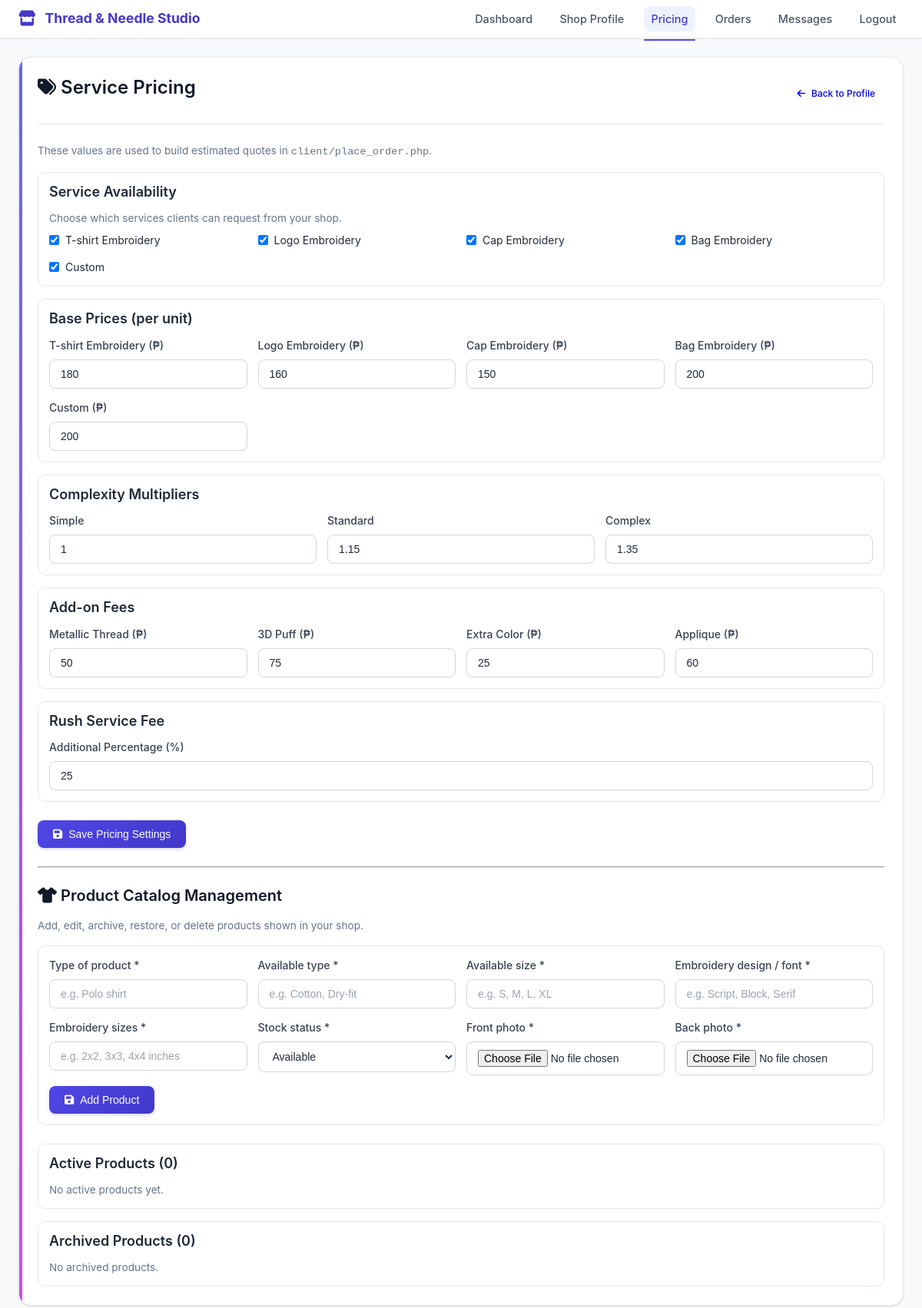
Screenshot of /owner/pricing_management.php (signed in) with the database file from the repository.
### tables this page shows
CREATE TABLE `shops` (
  `id` int(11) NOT NULL,
  `owner_id` int(11) NOT NULL,
  `shop_name` varchar(200) NOT NULL,
  `shop_description` text DEFAULT NULL,
  `address` text DEFAULT NULL,
  `phone` varchar(20) DEFAULT NULL,
  `email` varchar(100) DEFAULT NULL,
  `business_permit` varchar(100) DEFAULT NULL,
  `permit_file` varchar(255) DEFAULT NULL,
  `logo` varchar(255) DEFAULT NULL,
  `opening_time` time DEFAULT NULL,
  `closing_time` time DEFAULT NULL,
  `operating_days` longtext DEFAULT NULL CHECK (json_valid(`operating_days`)),
  `service_settings` longtext DEFAULT NULL CHECK (json_valid(`service_settings`)),
  `pricing_settings` longtext DEFAULT NULL CHECK (json_valid(`pricing_settings`)),
  `status` enum('pending','active','suspended','rejected') DEFAULT 'pending',
  `rejection_reason` text DEFAULT NULL,
  `rejected_at` timestamp NULL DEFAULT NULL,
  `rating` decimal(3,2) DEFAULT 0.00,
  `rating_count` int(11) DEFAULT 0,
  `total_orders` int(11) DEFAULT 0,
  `total_earnings` decimal(12,2) DEFAULT 0.00,
  `created_at` timestamp NOT NULL DEFAULT current_timestamp(),
  `updated_at` timestamp NOT NULL DEFAULT current_timestamp() ON UPDATE current_timestamp()
);

### owner/pricing_management.php (the view, shortened to what this page needs)
<?php
require_once '../config/db.php';
$owner_id = $_SESSION['user']['id'];
$shop_stmt = $pdo->prepare('SELECT * FROM shops WHERE owner_id = ? LIMIT 1');
$shop_stmt->execute([$owner_id]);
$shop = $shop_stmt->fetch(PDO::FETCH_ASSOC);
$pricing_services = [
    'T-shirt Embroidery',
    'Logo Embroidery',
    'Cap Embroidery',
    'Bag Embroidery',
    'Custom',
];
$available_services = $pricing_services;
$default_pricing_settings = [
    'base_prices' => [
        'T-shirt Embroidery' => 180,
        'Logo Embroidery' => 160,
        'Cap Embroidery' => 150,
        'Bag Embroidery' => 200,
        'Custom' => 200,
    ],
    'complexity_multipliers' => [
        'Simple' => 1,
        'Standard' => 1.15,
        'Complex' => 1.35,
    ],
    'rush_fee_percent' => 25,
    'add_ons' => [
        'Metallic Thread' => 50,
        '3D Puff' => 75,
        'Extra Color' => 25,
        'Applique' => 60,
    ],
     'products' => [],
];
$inventory_states = [
    'available' => 'Available',
    'low_quantity' => 'Low Quantity',
    'unavailable' => 'Unavailable',
];
function resolve_pricing_settings(array $shop, array $defaults): array
{
    if (!empty($shop['pricing_settings'])) {
        $decoded = json_decode($shop['pricing_settings'], true);
        if (is_array($decoded)) {
            return array_replace_recursive($defaults, $decoded);
        }
    }
    return $defaults;
}
$pricing_settings = resolve_pricing_settings($shop, $default_pricing_settings);
$service_settings = $shop['service_settings']
    ? json_decode($shop['service_settings'], true)
    : $available_services;
$products = is_array($pricing_settings['products'] ?? null) ? $pricing_settings['products'] : [];
$active_products = array_values(array_filter($products, static fn($product) => empty($product['archived'])));
$archived_products = array_values(array_filter($products, static fn($product) => !empty($product['archived'])));
$editing_product = null;
?>
<!DOCTYPE html>
<html lang="en">
<head>
    <link rel="stylesheet" href="../assets/css/style.css">
    <link rel="stylesheet" href="https://cdnjs.cloudflare.com/ajax/libs/font-awesome/6.4.0/css/all.min.css">
</head>
<body>
    <nav class="navbar navbar--compact">
        <div class="container d-flex justify-between align-center">
            <a href="dashboard.php" class="navbar-brand">
                <i class="fas fa-store"></i> <?php echo htmlspecialchars($shop['shop_name']); ?>
            </a>
            <ul class="navbar-nav">
                <li><a href="dashboard.php" class="nav-link">Dashboard</a></li>
                <li><a href="shop_profile.php" class="nav-link">Shop Profile</a></li>
                <li><a href="pricing_management.php" class="nav-link active">Pricing</a></li>
                <li><a href="shop_orders.php" class="nav-link">Orders</a></li>
                <li><a href="messages.php" class="nav-link">Messages</a></li>
                <li><a href="../auth/logout.php" class="nav-link">Logout</a></li>
            </ul>
        </div>
    </nav>
    <div class="container mt-4 mb-4">
        <div class="card">
            <div class="card-header d-flex justify-between align-center">
                <h3><i class="fas fa-tags"></i> Service Pricing</h3>
                <a href="shop_profile.php" class="btn btn-outline btn-sm"><i class="fas fa-arrow-left"></i> Back to Profile</a>
            </div>
            <div class="card-body">
                <p class="pricing-helper mb-3">These values are used to build estimated quotes in <code>client/place_order.php</code>.</p>
                <form method="POST" action="">
                    <div class="pricing-card mb-3">
                        <h5>Service Availability</h5>
                        <p class="pricing-helper mb-2">Choose which services clients can request from your shop.</p>
                        <div class="pricing-grid">
                            <?php foreach ($available_services as $service): ?>
                                <label style="display:flex;align-items:center;gap:8px;">
                                    <input
                                        type="checkbox"
                                        name="enabled_services[]"
                                        value="<?php echo htmlspecialchars($service); ?>"
                                        <?php echo in_array($service, $service_settings, true) ? 'checked' : ''; ?>
                                    >
                                    <span><?php echo htmlspecialchars($service); ?></span>
                                </label>
                            <?php endforeach; ?>
                        </div>
                    </div>
                    <div class="pricing-card mb-3">
                        <h5>Base Prices (per unit)</h5>
                        <div class="pricing-grid">
                            <?php foreach ($pricing_services as $service): ?>
                                <div>
                                    <label class="form-label"><?php echo htmlspecialchars($service); ?> (₱)</label>
                                    <input
                                        type="number"
                                        step="0.01"
                                        min="0"
                                        class="form-control"
                                        name="base_prices[<?php echo htmlspecialchars($service); ?>]"
                                        value="<?php echo htmlspecialchars((string) ($pricing_settings['base_prices'][$service] ?? 0)); ?>"
                                        required
                                    >
                                </div>
                            <?php endforeach; ?>
                        </div>
                    </div>
                    <div class="pricing-card mb-3">
                        <h5>Complexity Multipliers</h5>
                        <div class="pricing-grid">
                            <?php foreach ($default_pricing_settings['complexity_multipliers'] as $level => $_): ?>
                                <div>
                                    <label class="form-label"><?php echo htmlspecialchars($level); ?></label>
                                    <input
                                        type="number"
                                        step="0.01"
                                        min="0.01"
                                        class="form-control"
                                        name="complexity_multipliers[<?php echo htmlspecialchars($level); ?>]"
                                        value="<?php echo htmlspecialchars((string) ($pricing_settings['complexity_multipliers'][$level] ?? 1)); ?>"
                                        required
                                    >
                                </div>
                            <?php endforeach; ?>
                        </div>
                    </div>
                    <div class="pricing-card mb-3">
                        <h5>Add-on Fees</h5>
                        <div class="pricing-grid">
                            <?php foreach ($default_pricing_settings['add_ons'] as $add_on => $_): ?>
                                <div>
                                    <label class="form-label"><?php echo htmlspecialchars($add_on); ?> (₱)</label>
                                    <input
                                        type="number"
                                        step="0.01"
                                        min="0"
                                        class="form-control"
                                        name="add_ons[<?php echo htmlspecialchars($add_on); ?>]"
                                        value="<?php echo htmlspecialchars((string) ($pricing_settings['add_ons'][$add_on] ?? 0)); ?>"
                                        required
                                    >
                                </div>
                            <?php endforeach; ?>
                        </div>
                    </div>
                    <div class="pricing-card mb-4">
                        <h5>Rush Service Fee</h5>
                        <label class="form-label">Additional Percentage (%)</label>
                        <input
                            type="number"
                            step="0.01"
                            min="0"
                            class="form-control"
                            name="rush_fee_percent"
                            value="<?php echo htmlspecialchars((string) ($pricing_settings['rush_fee_percent'] ?? 0)); ?>"
                            required
                        >
                    </div>
                    <button type="submit" class="btn btn-primary">
                        <i class="fas fa-save"></i> Save Pricing Settings
                    </button>
                </form>
                <hr style="margin: 24px 0;">
                <h4><i class="fas fa-shirt"></i> Product Catalog Management</h4>
                <p class="pricing-helper mb-3">Add, edit, archive, restore, or delete products shown in your shop.</p>
                <form method="POST" enctype="multipart/form-data" class="pricing-card mb-4">
                    <div class="pricing-grid">
                        <div>
                            <label class="form-label">Type of product *</label>
                            <input type="text" class="form-control" name="product_type" required value="<?php echo htmlspecialchars($editing_product['product_type'] ?? ''); ?>" placeholder="e.g. Polo shirt">
                        </div>
                        <div>
                            <label class="form-label">Available type *</label>
                            <input type="text" class="form-control" name="available_type" required value="<?php echo htmlspecialchars($editing_product['available_type'] ?? ''); ?>" placeholder="e.g. Cotton, Dry-fit">
                        </div>
                        <div>
                            <label class="form-label">Available size *</label>
                            <input type="text" class="form-control" name="available_sizes" required value="<?php echo htmlspecialchars($editing_product['available_sizes'] ?? ''); ?>" placeholder="e.g. S, M, L, XL">
                        </div>
                        <div>
                            <label class="form-label">Embroidery design / font *</label>
                            <input type="text" class="form-control" name="design_font" required value="<?php echo htmlspecialchars($editing_product['design_font'] ?? ''); ?>" placeholder="e.g. Script, Block, Serif">
                        </div>
                        <div>
                            <label class="form-label">Embroidery sizes *</label>
                            <input type="text" class="form-control" name="embroidery_sizes" required value="<?php echo htmlspecialchars($editing_product['embroidery_sizes'] ?? ''); ?>" placeholder="e.g. 2x2, 3x3, 4x4 inches">
                        </div>
                        <div>
                            <label class="form-label">Stock status *</label>
                            <select class="form-control" name="inventory_state" required>
                                <?php $selected_state = $editing_product['inventory_state'] ?? 'available'; ?>
                                <?php foreach ($inventory_states as $value => $label): ?>
                                    <option value="<?php echo $value; ?>" <?php echo $selected_state === $value ? 'selected' : ''; ?>><?php echo htmlspecialchars($label); ?></option>
                                <?php endforeach; ?>
                            </select>
                        </div>
                        <div>
                            <label class="form-label">Front photo <?php echo $editing_product ? '' : '*'; ?></label>
                            <input type="file" class="form-control" name="front_photo" accept=".jpg,.jpeg,.png,.gif" <?php echo $editing_product ? '' : 'required'; ?>>
                        </div>
                        <div>
                            <label class="form-label">Back photo <?php echo $editing_product ? '' : '*'; ?></label>
                            <input type="file" class="form-control" name="back_photo" accept=".jpg,.jpeg,.png,.gif" <?php echo $editing_product ? '' : 'required'; ?>>
                        </div>
                    </div>
                    <div style="margin-top: 14px;">
                        <button type="submit" class="btn btn-primary">
                            <i class="fas fa-save"></i> <?php echo $editing_product ? 'Update Product' : 'Add Product'; ?>
                        </button>
                    </div>
                </form>
                <div class="pricing-card mb-3">
                    <h5>Active Products (<?php echo count($active_products); ?>)</h5>
                    <?php if (empty($active_products)): ?>
                        <p class="pricing-helper mb-0">No active products yet.</p>
                    <?php endif; ?>
                </div>
                <div class="pricing-card">
                    <h5>Archived Products (<?php echo count($archived_products); ?>)</h5>
                    <?php if (empty($archived_products)): ?>
                        <p class="pricing-helper mb-0">No archived products.</p>
                    <?php endif; ?>
                </div>
            </div>
        </div>
    </div>
</body>
</html>

### owner/pricing_management.php (style rules this page uses)
.pricing-grid { display: grid; grid-template-columns: repeat(auto-fit, minmax(220px, 1fr)); gap: 14px; }
.pricing-card { border: 1px solid #e2e8f0; border-radius: 10px; background: #fff; padding: 14px; }
.pricing-card h5 { margin: 0 0 12px; color: #1f2937; }
.pricing-helper { color: #64748b; font-size: 0.85rem; }

### rows the page displays
shops: shop_name "Thread & Needle Studio", service_settings "☑", pricing_settings "180", pricing_settings "160", pricing_settings "150", pricing_settings "200", pricing_settings "1", pricing_settings "1.15", pricing_settings "1.35", pricing_settings "50", pricing_settings "75", pricing_settings "25", pricing_settings "60", rush_fee_percent "25", pricing_settings "0"

### other values shown
$service "T-shirt Embroidery"
$service "Logo Embroidery"
$service "Cap Embroidery"
$service "Bag Embroidery"
$service "Custom"
$level "Simple"
$level "Standard"
$level "Complex"
$add_on "Metallic Thread"
$add_on "3D Puff"
$add_on "Extra Color"
$add_on "Applique"
form field inventory_state "Available"
